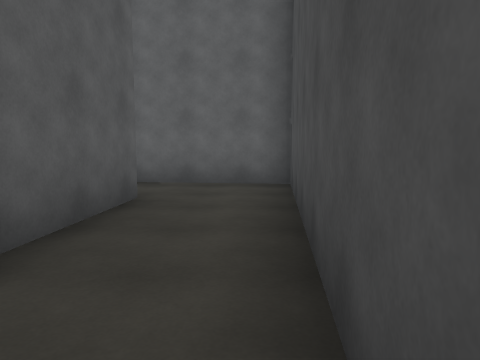
View 1 (above)

23 first-person views from a walk through a 3-D level made in the Unity game engine. The camera is 1.4 m above the floor, tilts 6° down and sees 70° across. The floor is counted in squares, 2 m on a side. Each view is taken from the middle of a square. On the plan, view 1 faces up. The plan holds only what a view shows up to about 11 squares ahead; the rest is blank. The place goes on beyond the plan. The player character is not drawn. Surface patterns are stand-ins for the level's own textures.

View 2
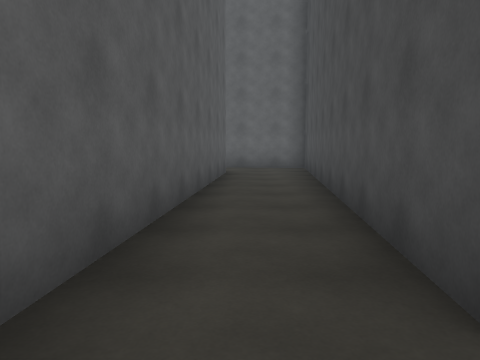

View 3
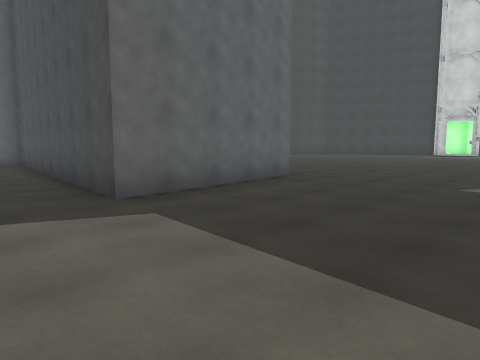

View 4
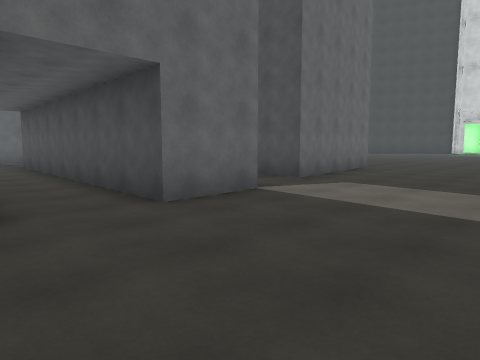

View 5
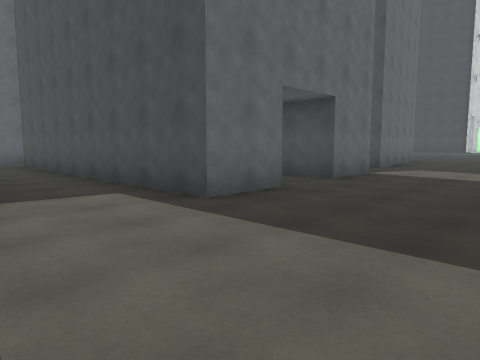

View 6
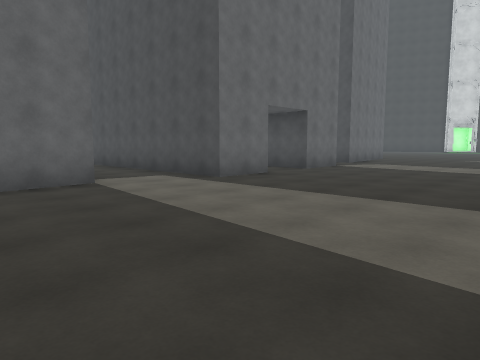

View 7
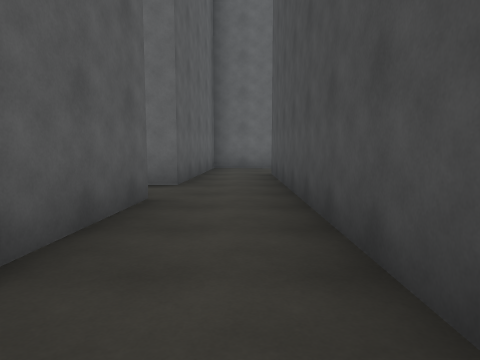

View 8
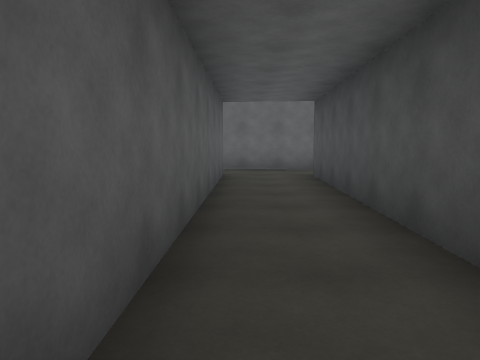

View 9
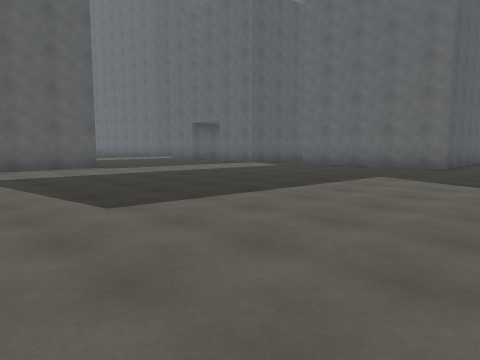

View 10
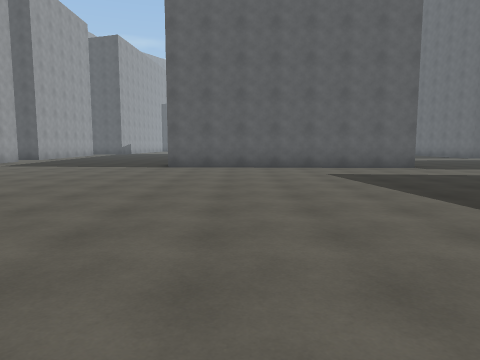

View 11
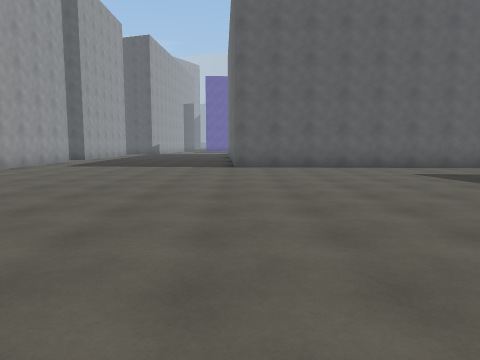

View 12
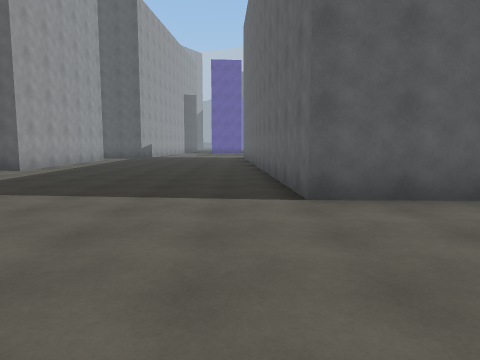

View 13
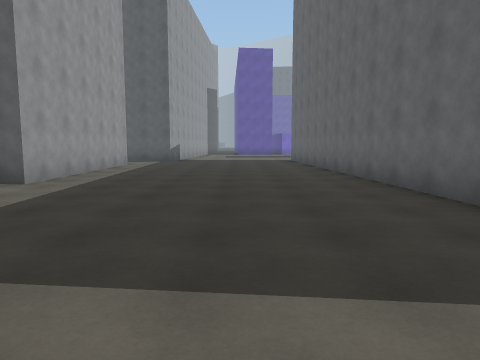

View 14
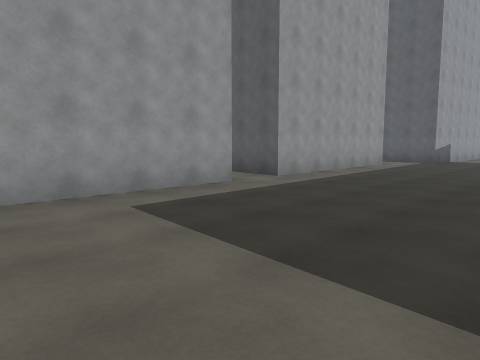

View 15
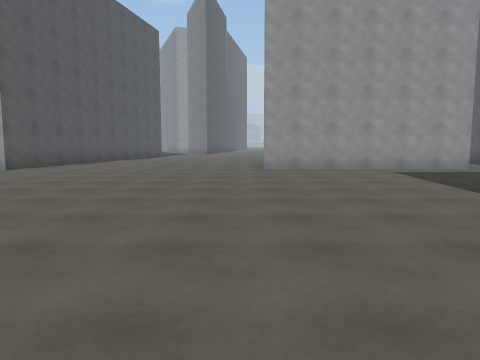

View 16
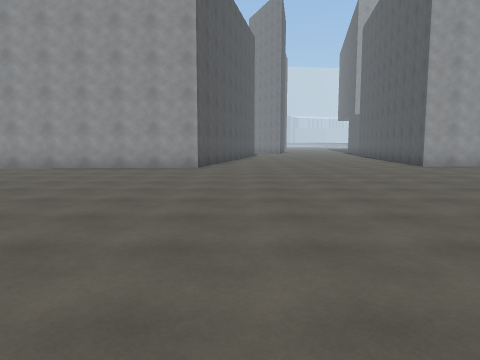

View 17
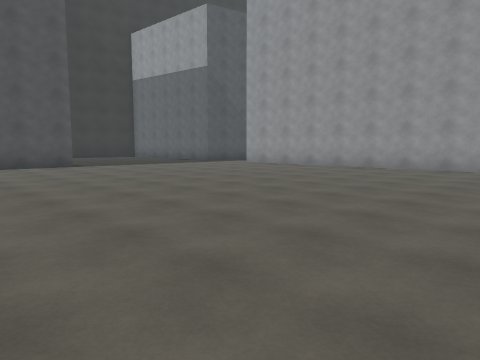

View 18
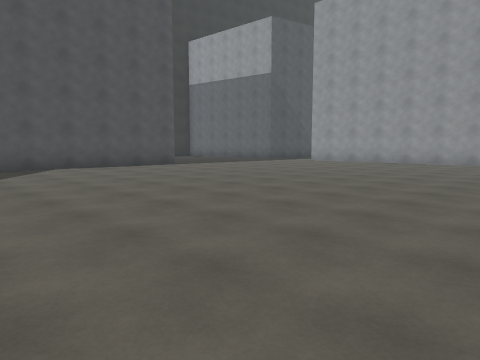

View 19
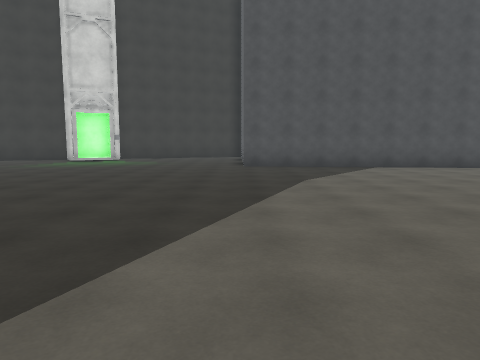

View 20
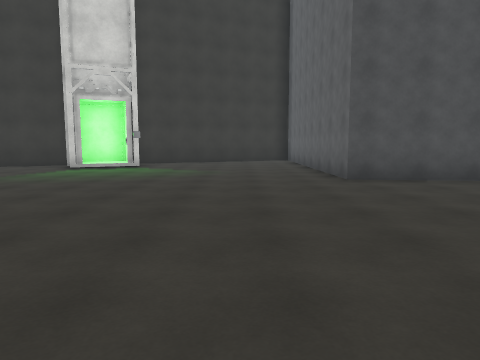

View 21
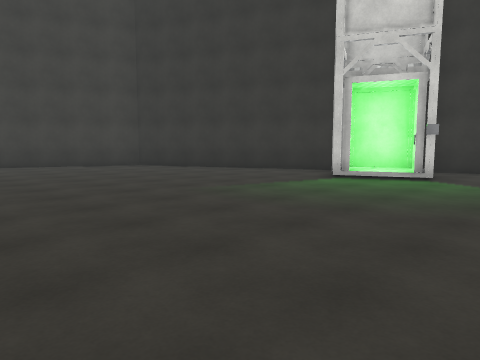

View 22
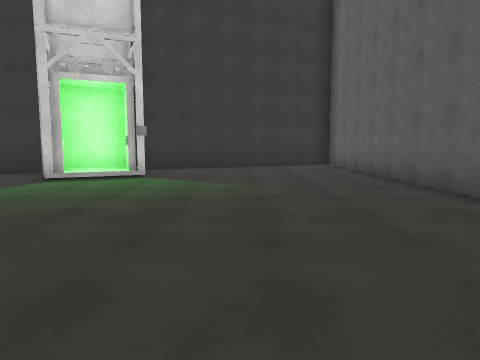

View 23
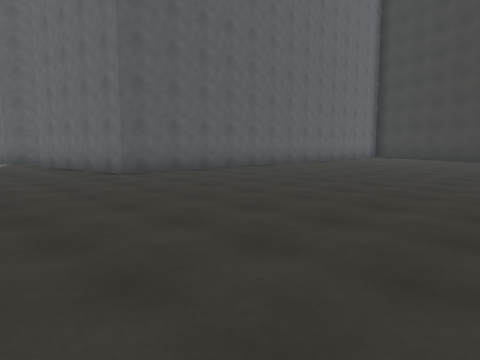

### Floor plan
Points are (right, up) in squares from view 1. A wall is a line through its corners. A room is listed if a view was taken in it or the views show most of it. See-through windows are left out.
Room 1 (view 1)
walls: (-1.3, 4.5) (-1.9, -2.7); (-0.1, -2.8) (0.9, 6) (-3.5, 6.5)
ways out: opening at (-2.5, 5.5) to room 2; opening at (-1, -2) to room 2
Room 2 (views 2, 3, 4, 5, 6, 7, 8, 9, 10, 11, 12, 13, 14, 15, 16, 17, 18, 19, 20, 21, 22, 23)
walls: (-3, -8.9) (-3.2, -16.1) (-13, -16.6); (-1.9, -3.4) (-3.7, -3.4) (-3.4, 4.8); (4.4, 2.1) (4.3, -2.3) (-0.1, -2.8); (15.9, -15.8) (16.8, -8.1) (24.1, -8.1); (-5.5, -3.5) (-7.2, -3.6) (-7.3, 5.2); (5.8, -24.1) (6.2, -22.1) (11.9, -21.8); (19.8, -1.6) (19.6, -1.1); (20.7, -2.6) (21.8, -2.1) (21.2, -0.8); (-9.5, -2.8) (-11, -3); (21.3, -0.3) (19.1, 4.6); (-5.4, 5) (-5.5, -2.4); (-3.5, 6.5) (-5.5, 6.7); (24.1, -6.5) (22.3, -2.4); (-9.2, 1.4) (-9.4, -1.1); (-6.6, -22.7) (-0.7, -22.6) (-0.8, -23.1); (17.9, 5.8) (15, 7); (-7, 6.8) (-8.8, 7) (-9.1, 2.8) (-9.6, 2.8); (-13.1, -22.8) (-7.9, -22.7) (-8.3, -24.5)
ways out: opening at (-2.5, 5.5) to room 1; opening at (-1, -2) to room 1

Where each view was taken, in squares from view 1:
view 1: 0 up, 0 right, facing up
view 2: 4 down, 1 left, facing up
view 3: 7 down, 2 left, facing up-right
view 4: 7 down, 6 left, facing up-right
view 5: 7 down, 10 left, facing up-right
view 6: 9 down, 12 left, facing up-right
view 7: 3 down, 8 left, facing up
view 8: 3 down, 5 left, facing up
view 9: 13 down, 7 right, facing up-left
view 10: 14 down, 7 right, facing left
view 11: 16 down, 7 right, facing left
view 12: 17 down, 1 right, facing left
view 13: 19 down, 2 left, facing left
view 14: 18 down, 2 left, facing down-left
view 15: 13 down, 0 right, facing down
view 16: 12 down, 5 right, facing down
view 17: 12 down, 5 right, facing down-right
view 18: 9 down, 6 right, facing down-right
view 19: 8 down, 6 right, facing right
view 20: 6 down, 10 right, facing right
view 21: 5 down, 13 right, facing up-right
view 22: 5 down, 13 right, facing right
view 23: 6 down, 12 right, facing up-left
